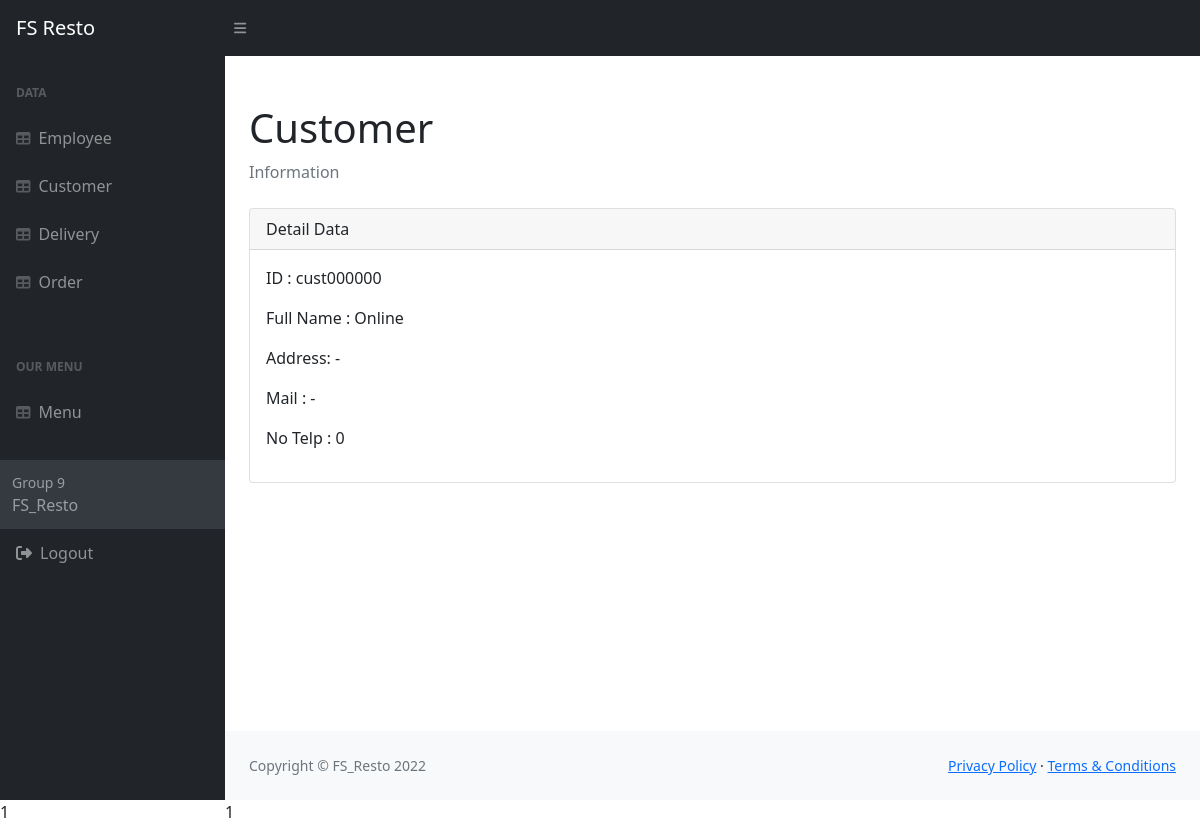
The page /Admin/pages/show_cust.php?id=cust000000 on the database its author committed.
### tables this page shows
CREATE TABLE `customer` (
  `cust_id` varchar(10) NOT NULL,
  `cust_name` varchar(30) DEFAULT NULL,
  `cust_address` varchar(100) DEFAULT NULL,
  `cust_mail` varchar(20) DEFAULT NULL,
  `no_tlp` int(15) DEFAULT NULL,
  PRIMARY KEY (`cust_id`)
);

### Admin/pages/show_cust.php (the view, shortened to what this page needs)
<?php
$con = db_connect();
$code = mysqli_real_escape_string($con, $_GET["id"]);
$sql = "SELECT * FROM customer WHERE cust_id = '$code'";
$result = mysqli_query($con, $sql);
while($data = mysqli_fetch_assoc($result)) {
    $name = $data['cust_name'];
    $address = $data['cust_address'];
    $mail = $data['cust_mail'];
    $telp = $data['no_tlp'];
}
?>
<!DOCTYPE html>
<html lang="en">
  <head>
    <link href="https://cdn.jsdelivr.net/npm/simple-datatables@latest/dist/style.css" rel="stylesheet" />
    <link href="../../resource/css/styles.css" rel="stylesheet" />
  </head>
  <body class="sb-nav-fixed">
   <?=
      include 'partIndex/navbar.php';
   ?>
    <div id="layoutSidenav">
      <div id="layoutSidenav_nav">
       <?=
        include 'sideNavbar.php';
       ?>
      </div>
      <div id="layoutSidenav_content">
                <main>
                    <div class="container-fluid px-4">
                        <h1 class="mt-4">Customer</h1>
                        <ol class="breadcrumb mb-4">
                            <li class="breadcrumb-item active">Information</li>
                        </ol>
                        <div class="card mb-4">
                            <div class="card-header">
                            Detail Data<br/>
                        </div>
                        <div class="card-body">
                            <p>ID : <?php echo $code; ?></p>
                            <p>Full Name : <?php echo $name; ?></p>
                            <p>Address: <?php echo $address?></p>
                            <p>Mail : <?php echo $mail?></p>
                            <p>No Telp : <?php echo $telp; ?></p>
                        </div>
                    </div>
                </main>
       <?=
          include 'partIndex/footer.php';
       ?>
      </div>
    </div>
  </body>
</html>

### rows shown on the page
customer: cust_name "Online", cust_address "-", cust_mail "-", no_tlp "0"

### other values the page prints
include 'sideNavbar.php' "1"
$code "cust000000"
include 'partIndex/footer.php' "1"
